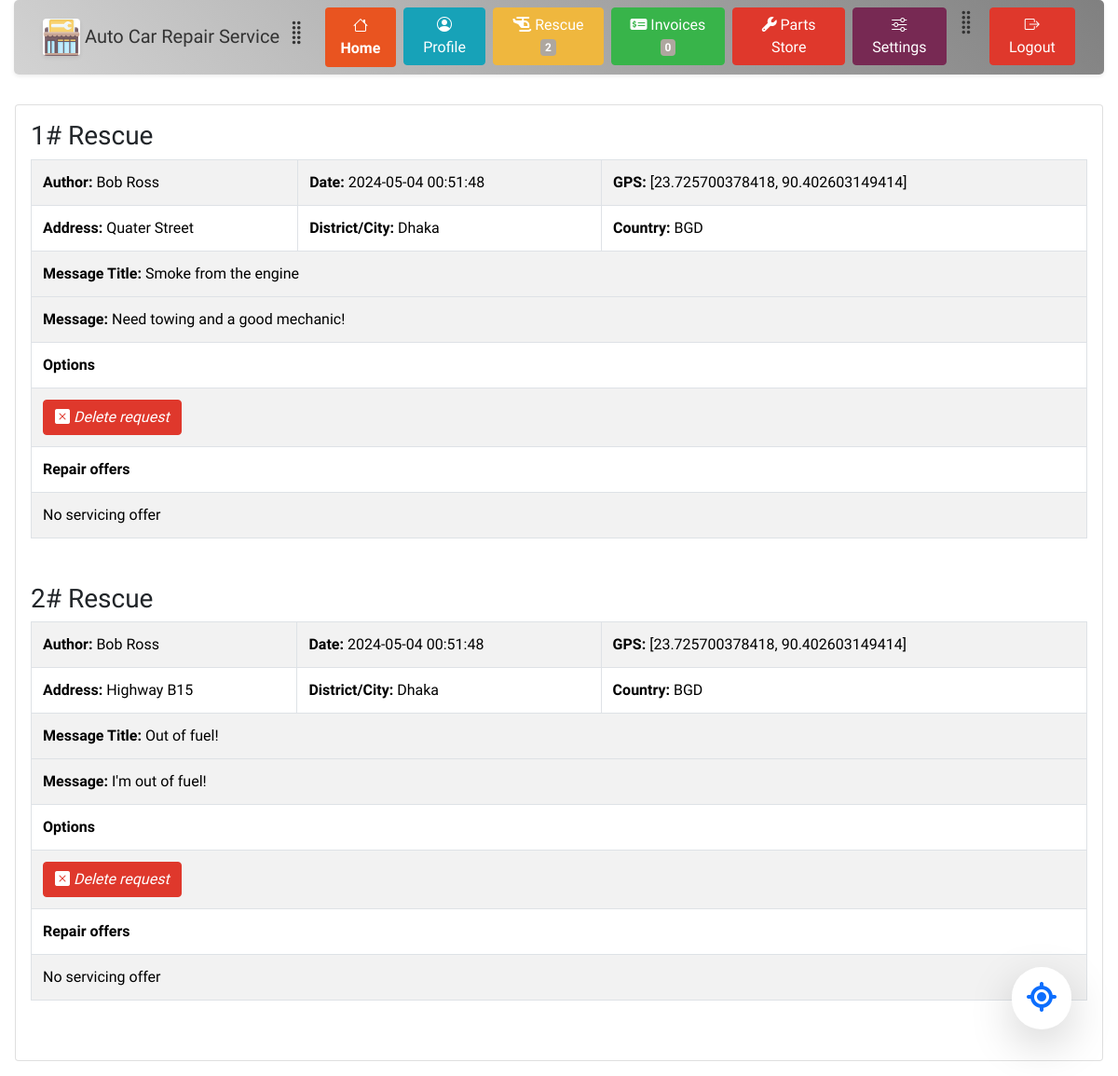
The page /dashboard/pages/rescue.php (signed in) on the database its author committed.
### tables this page shows
CREATE TABLE incident_reports (
                                id int PRIMARY KEY AUTO_INCREMENT,   
                                user_id char(12) NOT NULL,
                                gpsx float(20, 14) DEFAULT NULL,
                                gpsy float(20, 14) DEFAULT NULL,
                                country_code varchar(3) DEFAULT NULL,
                                district varchar(255) DEFAULT NULL,     
                                street varchar(255) DEFAULT NULL,
                                message_title varchar(255) DEFAULT NULL,
                                message longtext DEFAULT NULL,      
                                datetime TIMESTAMP DEFAULT CURRENT_TIMESTAMP,
                                FOREIGN KEY (user_id) REFERENCES user_accounts(id)
);

### site_variables.php (called while the page is built, shortened)
<?php
(require_once (ROOT_DIR . DIRECTORY_SEPARATOR . 'database' . DIRECTORY_SEPARATOR . 'connection.php')) or die("Connection related file not found");
function b5_theme_link() : string {
    return  relativePath(ROOT_DIR . DIRECTORY_SEPARATOR . "precompiled" . DIRECTORY_SEPARATOR . $GLOBALS['USER_THEME'] . DIRECTORY_SEPARATOR . "bootstrap-color.min.css");
}
function relativePath($absolutePath, $separator = DIRECTORY_SEPARATOR) : string {
    if($absolutePath === ROOT_DIR) return '';
    $path = explode($separator, $absolutePath);
    $uri = explode('/', $_SERVER['REQUEST_URI']);
    $root = explode($separator, ROOT_DIR);
    $fileName = null;
    array_splice($path, 0, 1);
    array_splice($uri, 0, 1);
    array_splice($root, 0, 1);
	$temp = $uri[count($uri) - 1];
	$temp = explode('.', $temp);
	if(count($temp) > 0)  {
		array_pop($uri);
	}
    while(count($path) > 0 && end($path) == '') {
        array_pop($path);
    }
    if(is_file($absolutePath)) {
        $fileName = end($path);
        array_pop($path);
    }
    for($i = 0; $i < count($path) && $i < count($root); $i++) {
        if($root[$i] !== $path[$i]) {
            $index = $i;
            break;
        }
    }
    array_splice($path, 0, $i - 1);
    $index = -1;
    for($i = 0; $i < count($path); $i++) {
        if($uri[0] === $path[$i]) {
            $index = $i;
            break;
        }
    }
    if($index > 0) {
        array_splice($path, 0, $i);
    }
	$index = -1;
    for($i = 0; $i < count($uri); $i++) {
        if($uri[$i] === $path[0]) {
            $index = $i;
            break;
        }
    }
    if(implode($separator, $path) === implode($separator, $uri)) return '';
    $index = -1;
    for($i = 0; $i < count($path) && $i < count($uri); $i++) {
        if($uri[$i] === $path[$i]) {
            $index = $i;
        }
        else break;
    }
    if($index >= 0) {
        array_splice($path, 0, $i);
        array_splice($uri, 0, $i);
    }
    $out = '';
    for($i = 0; $i < count($uri); $i++) {
        $out .= ('..' . $separator);
    }
    $out .= implode($separator, $path);
    if(!str_ends_with($out, $separator) && !empty($out)) $out .= $separator;
    if(!empty($fileName)) $out .= $fileName;
    return str_replace('\\', '/', $out);
}
function relativePathSystem(string $path) : ?string {
    $out = relativePath($path);
    return $out;
}

### dashboard/authentication.php (called while the page is built, shortened)
<?php
if(isset($_COOKIE['USER_TOKEN']) || isset($_SESSION['USER_OBJ'])) {
    $user_obj = empty($_SESSION['USER_OBJ']) ? null : unserialize($_SESSION['USER_OBJ']);
}
else {
    $url = $_SERVER['REQUEST_URI'];
    if(str_contains($url, 'dashboard')) {
        header('Location: ' . relativePathSystem(ABSOLUTE_PATHS['HOME_PAGE']));
    }
}

### database/connection.php (called while the page is built, shortened)
<?php
	class connection {
        function connect() : void {
			$str = 'mysql:host='.CONN_INFO['HOST'].';dbname='.CONN_INFO['DBNAME'].';charset=utf8mb4;';
			$opts = [PDO::ATTR_ERRMODE => PDO::ERRMODE_EXCEPTION, PDO::ATTR_DEFAULT_FETCH_MODE => PDO::FETCH_BOTH];
			try {
				$this->pdo = new PDO($str, CONN_INFO['USERNAME'], CONN_INFO['PASSWORD'], $opts);
			}
			catch (PDOException $e) {
				throw new PDOException($e->getMessage(), $e->getCode());
			}
		}
        function getSingleUserPosts(string $user_id) : ?array {
            $sql = 'SELECT A.id as post_id, A.user_id AS user_id, A.post_title AS title, A.post_content AS content, A.address AS address, B.name AS city, B.country_code AS country_code, A.date_time AS date FROM post_issues AS A JOIN cities AS B ON A.city_id = B.id WHERE A.user_id = ? ORDER BY A.date_time DESC';
            $this->pdo->setAttribute(PDO::ATTR_DEFAULT_FETCH_MODE, PDO::FETCH_ASSOC);
            $stmt = $this->pdo->prepare($sql);
            $arr = $stmt->fetchAll();
            foreach ($arr as $key => $row) {
                $author = $this->getUserNameTitle($row['user_id']);
                $arr[$key]['author'] = $author;
            }
            return $arr;
        }
        function getUserNameTitle(string $user_id) : ?string {
            $sql = 'SELECT customer_id, business_id FROM user_accounts WHERE id = ? LIMIT 1';
            $this->pdo->setAttribute(PDO::ATTR_DEFAULT_FETCH_MODE, PDO::FETCH_NUM);
            $stmt = $this->pdo->prepare($sql);
            $stmt->execute([$user_id]);
            $row = $stmt->fetch();
            if(is_null($row[1])) {
                $sql = 'SELECT name, lastname FROM customers_info WHERE id = ? LIMIT 1';
                $stmt = $this->pdo->prepare($sql);
                $stmt->execute([$row[0]]);
                $res = $stmt->fetch();
                return $res[0] . " " . $res[1];
            }
            else {
                $sql = 'SELECT company_name FROM businesses_info WHERE id = ? LIMIT 1';
                $stmt = $this->pdo->prepare($sql);
                $stmt->execute([$row[1]]);
                $arr = $stmt->fetch();
                return reset($arr);
            }
        }
        function getIncidentReports(string $user_id) : ?array {
            $sql = 'SELECT id, user_id, GPSX AS gpsx, GPSY AS gpsy, country_code, district, street AS address, message_title AS title, message, datetime AS date FROM incident_reports WHERE user_id = ? ORDER BY date DESC';
            $this->pdo->setAttribute(PDO::ATTR_DEFAULT_FETCH_MODE, PDO::FETCH_ASSOC);
            $stmt = $this->pdo->prepare($sql);
            $res = $stmt->execute([$user_id]);
            $arr = $stmt->fetchAll();
            foreach ($arr as $key => $row) {
                $author = $this->getUserNameTitle($row['user_id']);
                $arr[$key]['author'] = $author;
            }
            return $arr;
        }
        function getUserIncidentsReportsCount(string $user_id) : ? int {
            $sql = 'SELECT COUNT(*) FROM incident_reports WHERE user_id = ?';
            $stmt = $this->pdo->prepare($sql);
            $res = $stmt->execute([$user_id]);
            return $stmt->fetchColumn();
        }
        function listRepairRequests(string $incident_id) : ?array {
            $sql = 'SELECT id, incident_id, user_id, datetime AS date from list_repair_requests WHERE incident_id = ? ORDER BY date DESC';
            $this->pdo->setAttribute(PDO::ATTR_DEFAULT_FETCH_MODE, PDO::FETCH_ASSOC);
            $stmt = $this->pdo->prepare($sql);
            $stmt->execute([$incident_id]);
            $arr = $stmt->fetchAll();
            if(empty($arr)) return null;
            return $arr;
        }
        function getUserInvoicesCount(string $customer_id) : int {
            $sql = 'SELECT DISTINCT COUNT(statement_id) FROM financial_accounts WHERE customer_id = ?';
            $stmt = $this->pdo->prepare($sql);
            $stmt->execute([$customer_id]);
            return $stmt->fetchColumn();
        }
		private ?PDO $pdo = null;
	}

### dashboard/pages/rescue.php (the view, shortened to what this page needs)
<?php
if(!isset($GLOBALS['WEBSITE_VARS'])) {
    (require_once (ROOT_DIR . DIRECTORY_SEPARATOR . 'site_variables.php')) or die("Variables file not found");
}
global $user_obj;
?>
<!DOCTYPE html>
<html>
<head>
    <link href="https://cdn.jsdelivr.net/npm/bootstrap@5.3.3/dist/css/bootstrap.min.css" rel="stylesheet">
    <link rel="stylesheet" href="https://cdn.jsdelivr.net/npm/bootstrap-icons@1.3.0/font/bootstrap-icons.css">
    <link rel="stylesheet" href="https://cdnjs.cloudflare.com/ajax/libs/font-awesome/6.5.2/css/all.min.css" />
    <link rel="stylesheet" href="<?php echo b5_theme_link(); ?>">
    <link rel="stylesheet" href="../styles.css">
</head>
<body style="background-image: none">
<?php
(include_once (relativePathSystem(ABSOLUTE_PATHS['DASHBOARD_DIR']) . 'pages' . DIRECTORY_SEPARATOR . 'menu.php')) or die("Failed to load component");
$incidents_list = CONNECTION->getIncidentReports($user_obj->id);
?>
<div class="card m-3 p-3">
    <div class="row h-100">
        <div class="col">
            <?php
                if(empty($incidents_list)) {
echo <<< ENDL_
            <h3>No incidents reported</h3>
ENDL_;
                }
                else {
                    $i = 0;
                    foreach($incidents_list as $incident) {
                        $i++;
                        $repair_requests = CONNECTION->listRepairRequests($incident['id']);
                        echo "<form method='POST' class='mb-5'>";
                        echo "<h3>{$i}# Rescue</h3>";
                        echo "<table class='table table-striped table-bordered'>" .
                        "<tr><td><strong>Author:</strong> {$incident['author']}</td><td><strong>Date:</strong> {$incident['date']}</td><td colspan='2'><strong>GPS:</strong> [{$incident['gpsx']}, {$incident['gpsy']}]</td></tr>" .
                        "<tr><td><strong>Address:</strong> {$incident['address']}</td><td><strong>District/City:</strong> {$incident['district']}</td><td><strong>Country:</strong> {$incident['country_code']}</td></tr>" .
                        "<tr><td colspan='3'><strong>Message Title:</strong> {$incident['title']}</td><tr>" .
                        "<tr><td colspan='3'><strong>Message:</strong> {$incident['message']}</td></tr>";
                        if($user_obj->id === $incident['user_id'])  {
                            echo "<tr><td colspan='3'><strong>Options</strong></td></tr>";
                            echo "<tr><td colspan='3'><button name='deleteIncidentButton' class='btn btn-danger' type='submit' value=''><i class='bi bi-x-square-fill'> Delete request</button></td></tr>";
                        }
                        echo "<tr><td colspan='3'><strong>Repair offers</strong></td></tr>";
                        if(!empty($repair_requests)) {
                            foreach ($repair_requests as $request) {
                                echo "<tr><td><strong>Company:</strong> {$request['company_name']}</td><td>Company Type:</strong> {$request['company_type']}</td><td><strong>Email:</strong> {$request['email']}</td></tr>";
                                echo "<tr><td><strong>Address:</strong> {$request['address']}</td><td>City:</strong> {$request['city']}</td><td><strong>Country:</strong> {$request['country_code']}</td></tr>";
                                echo "<tr><td colspan='3'><strong>Options</strong></td></tr>";
                                echo "<tr><td colspan='3'><button name='company_name' class='btn btn-success' type='submit' value='{$request['company_name']}'><i class='fa-solid fa-thumbs-up'></i> Accept Offer</button></td></tr>";
                                echo "<tr><td colspan='3'></td></tr>";
                            }
                        }
                        else {
                            echo '<tr><td colspan="3">No servicing offer</td></tr>';
                        }
                        echo '</table>';
                        echo '</form>';
                    }
                }
            ?>
        </div>
    </div>
</div>
</body>
</html>

### dashboard/pages/menu.php (shortened to what this page needs)
<?php
global $user_obj;
?>
<div class="container-fluid m-0">
    <div class="row vw-100">
        <div class="col">
            <div id="mainMenu" class="navbar navbar-expand-sm nav-pills nav-fill shadow-sm mb-3" style="background: linear-gradient(45deg, lightgrey, gray); border-radius: 5px; border: 1px black;">
                <div class="container-fluid">
                    <a class="navbar-brand">
                        <img src="../../assets/repair.png" class="img-simple-border rounded rounded-2 shadow-sm bg-white" alt="Garage Logo" style="width: 40px;">
                        Auto Car Repair Service
                        <span class="bi bi-grip-vertical h3"></span>
                    </a>
                    <form method="POST">
                        <ul class="navbar-nav" style="font-weight: 600;">
                            <li class="nav-item pe-2"><a class="nav-link active" href="<?php echo relativePath(ABSOLUTE_PATHS['DASHBOARD']); ?>"><i class="bi bi-house"></i> Home</a></li>
                            <li class="nav-item pe-2"><a class="btn btn-info" href="<?php echo relativePath(ABSOLUTE_PATHS['DASHBOARD_DIR'] . DIRECTORY_SEPARATOR . 'pages' . DIRECTORY_SEPARATOR . 'profile.php'); ?>"><i class="bi bi-person-circle"></i> Profile</a></li>
                            <li class="nav-item pe-2"><a class="btn btn-warning" href="<?php echo relativePathSystem(($user_obj->business) ? ABSOLUTE_PATHS['DASHBOARD_RESCUE_BUSINESS'] : ABSOLUTE_PATHS['DASHBOARD_RESCUE']); ?>"><i class="fa-solid fa-helicopter"></i> Rescue <span class="badge bg-secondary"><?php echo ($user_obj->business ? CONNECTION->getAllIncidentsReportsCount() : CONNECTION->getUserIncidentsReportsCount($user_obj->id) ); ?></span></a></li>
                            <li class="nav-item pe-2"><a class="btn btn-success" href="<?php echo relativePathSystem(($user_obj->business) ? ABSOLUTE_PATHS['DASHBOARD_INVOICES_BUSINESS'] : ABSOLUTE_PATHS['DASHBOARD_INVOICES']); ?>"><i class="fa-solid fa-money-check-dollar"></i> Invoices <span class="badge bg-secondary"><?php echo ($user_obj->business ? CONNECTION->getTotalInvoicesCount() : CONNECTION->getUserInvoicesCount($user_obj->customer->id) ); ?></span></a></li>
                            <li class="nav-item pe-2"><a class="btn btn-danger" href="#"><i class="fa-solid fa-wrench"></i> Parts Store</a></li>
                            <li class="nav-item pe-2"><a class="btn btn-dark" href="#sidebar" data-bs-toggle="collapse"><i class="bi bi-sliders"></i> Settings</a></li>
                            <li class="nav-item"><span class="bi bi-grip-vertical h3"></span></li>
                            <li class="nav-item" style="padding-left: 10px"><button name="logoutButton" class="btn btn-block btn-danger" type="submit"><i class="bi bi-box-arrow-right"></i> Logout</button></li>
                        </ul>
                    </form>
                </div>
            </div>
        </div>
    </div>
</div>
<a class="link-primary" href="#" onclick="getLocation()">
    <div class="bg-white p-3 shadow-lg" style="position: fixed; bottom: 50px; right: 50px; z-index: 99999; border-radius: 50px">
        <i style="font-size: 32px" class="fa-solid fa-location-crosshairs"></i>
    </div>
</a>

### dashboard/styles.css (style rules this page uses)
body { background-image: url('https://images.pexels.com/photos/593172/pexels-photo-593172.jpeg'); background-size: cover; }

### dashboard/pages/menu.php (style rules this page uses)
#mainMenu .btn { flex-shrink: 1; flex-grow: 1; }

### rows shown on the page
incident_reports: author "Bob Ross", datetime "2024-05-04 00:51:48", gpsx "23.725700378418", gpsy "90.402603149414", street "Quater Street", district "Dhaka", country_code "BGD", message_title "Smoke from the engine", message "Need towing and a good mechanic!", shows "Options"
incident_reports: author "Bob Ross", datetime "2024-05-04 00:51:48", gpsx "23.725700378418", gpsy "90.402603149414", street "Highway B15", district "Dhaka", country_code "BGD", message_title "Out of fuel!", message "I'm out of fuel!", shows "Options"

### other values the page prints
CONNECTION->getUserIncidentsReportsCount($user_obj->id) "2"
CONNECTION->getUserInvoicesCount($user_obj->customer->id) "0"
